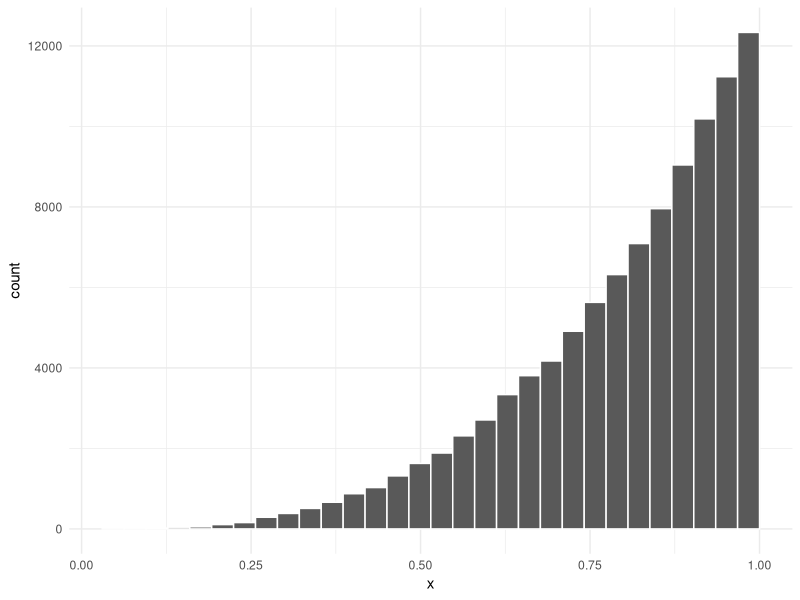

Reproduce this figure in R.
## ---- chunk 1
knitr::opts_chunk$set(echo = TRUE)
## ---- chunk 2
library(tidyverse)
## ---- chunk 3
#| message: false
#simulate 100,000 y values from the uniform distribution
y <- runif(100000)

#use the inverse cdf to compute x
x <- y^{1/4}

#plot a histogram of the random variable x
ggplot() +
   geom_histogram(aes(x = x), 
                  color = "white", boundary = 1) +
   theme_minimal()
## ---- chunk 4
mean(x)
var(x)
## ---- chunk 5
#simulate y from the uniform distribution

#compute x using the inverse

#plot histogram of x

## ---- chunk 6
#simulate 100,000 x-values


#simulate 100,000 y-values


#create v


#create w




#compute covariance 

## ---- chunk 7
#mean of x

#variance of x

#mean of y

#variance of y

## ---- chunk 8
#simulate y


#simulate x


#plot histogram


#compute mean of x


#compute variance of x



